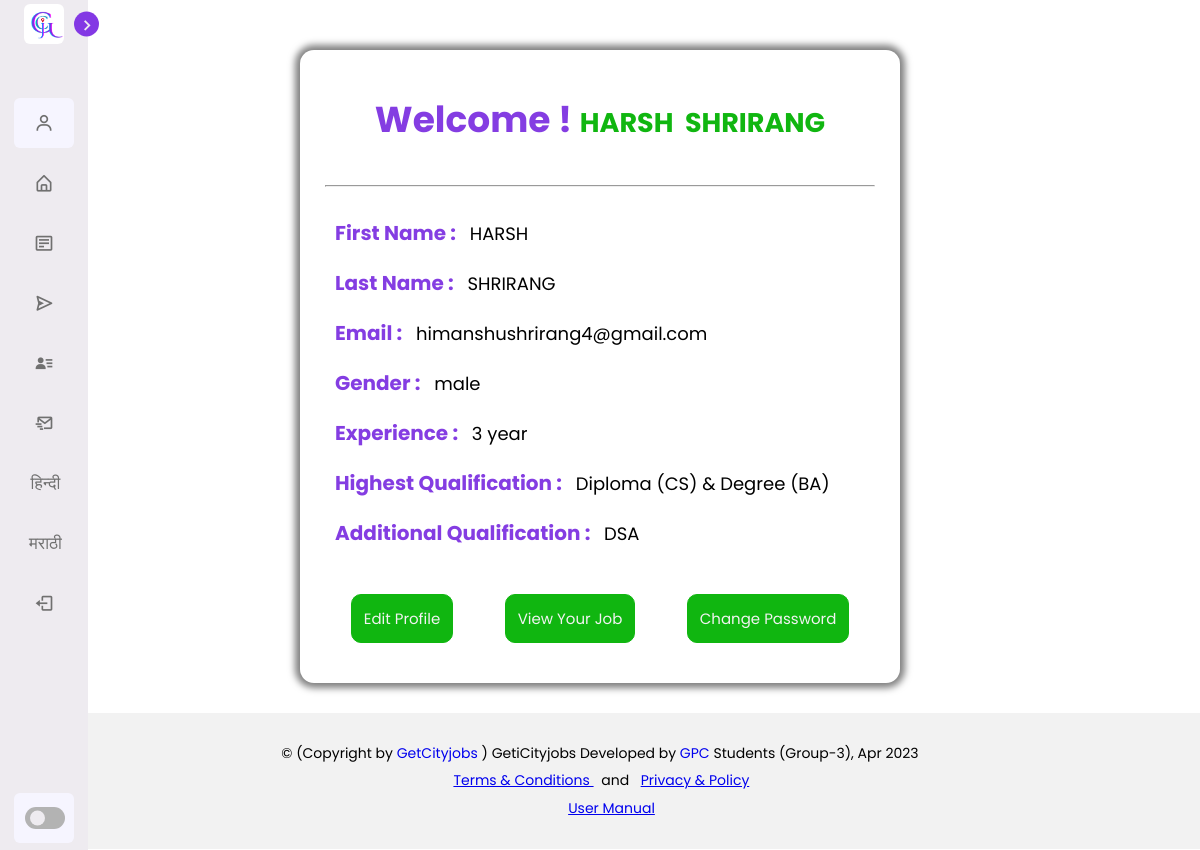
Page /account.php (signed in) on the committed database.
### tables this page shows
CREATE TABLE `users` (
  `id` int(11) NOT NULL,
  `fname` varchar(255) DEFAULT NULL,
  `lname` varchar(255) DEFAULT NULL,
  `email` varchar(300) DEFAULT NULL,
  `gender` char(10) DEFAULT NULL,
  `experience` varchar(255) DEFAULT NULL,
  `qualification` varchar(255) DEFAULT NULL,
  `aqualification` varchar(300) DEFAULT NULL,
  `password` varchar(300) DEFAULT NULL,
  `date` date DEFAULT NULL
);

### account.php (the view, shortened to what this page needs)
<!DOCTYPE html>
<?php
require_once("user_nav.php");
$email = $_SESSION["login_email"];
$findresult = mysqli_query($dbc, "SELECT * FROM users WHERE email='$email'");
if ($res = mysqli_fetch_array($findresult)) {
    $fname = $res['fname'];
    $lname = $res['lname'];
    $email = $res['email'];
    $gender = $res['gender'];
    $experience = $res['experience'];
    $qualification = $res['qualification'];
    $aqualification = $res['aqualification'];
}
?>
<html lang="en">
<head>
    <link rel="stylesheet" href="css/account2.css">
    <link rel="stylesheet" href="css/language.css">
</head>
<body>
<?php include("Loader.php");?>
    <div class="container">
        <div class="loginformaccount">
            <h2 class="profile">Welcome !&nbsp;<span style="color:rgb(16, 182, 16); font-size:27px; text-align:center;"><?php echo $fname; ?> &nbsp;<?php echo $lname ?></span></h2>
            <br>
            <hr>
            <br>
            <div class="textcontain">
                <div class="text">
                    <label>
                        First Name :
                    </label>
                    <span> <?php echo $fname; ?></span>
                </div>
                <div class="text"><label>
                        Last Name :</label>
                    <span><?php echo $lname; ?>
                </div>
                <div class="text">
                    <label>
                        Email :</label>
                    <span><?php echo $email; ?>
                </div>
                <div class="text">
                    <label>
                        Gender :</label>
                    <span><?php echo $gender; ?>
                </div>
                <div class="text">
                    <label> Experience :</label>
                    <span><?php echo $experience; ?>
                </div>
                <div class="text">
                    <label> Highest Qualification :</label>
                    <span><?php echo $qualification; ?>
                </div>
                <div class="text">
                    <label> Additional Qualification :</label>
                    <span><?php echo $aqualification; ?></span>
                </div>
            </div>
            <br>
            <div class="bottombutton">
                <div class="editbutton">
                    <a href="edit_profile.php"> <button class="edit_profile_btn">Edit Profile</button></a>
                </div>
                <div class="editbutton">
                    <a href="view_my_jobs.php"> <button class="view_your_job_btn">View Your Job</button></a>
                </div>
                <div class="editbutton">
                    <a href="change-password.php"> <button class="change_pass_btn">Change Password</button></a>
                </div>
            </div>
        </div>
    </div>
</body>
<?php
require_once("footer.php");
?>
</html>

### css/user_nav2.css (style rules this page uses)
* { margin: 0; padding: 0; box-sizing: border-box; font-family: 'Poppins', sans-serif; }
:root { --body-color: #e4e9f700; --sidebar-color: #eeebf0; --primary-color: #8338e4; --primary-color-light: #F6F5FF; --toggle-color: #b3b3b3; --text-color: #707070; --tran-03: all 0.2s ease; --tran-03: all 0.3s ease; --tran-04: all 0.3s ease; --tran-05: all 0.3s ease; }
body { min-height: 100vh; background-color: var(--body-color); transition: var(--tran-05); }

### css/account2.css (style rules this page uses)
* { margin: 0; padding: 0; box-sizing: border-box; font-family: 'Poppins', sans-serif; }
body { background: #ffffff00; font-size: 14px; }
.container { background: white; border-radius: 14px; width: 600px; padding: 25px; margin: 50px auto 0; box-shadow: 0 0 7px 5px rgba(0, 0, 0, 0.5); }
.container h2 { font-size: 36px; list-style: 24px; padding: 17px; text-align: center; color:#843de2; }
.profile { text-align: center; max-width: 100%; font-size: 25px; padding: 18px 0px; }
label { font-size: 20px; font-weight: bold; display: inline-block; color: #843de2; padding: 10px; }
span { font-size: 18px; }
.textcontain { display: flex; flex-direction: column; justify-content: center; }
.bottombutton { display: flex; justify-content: space-around; align-items: center; padding: 15px 0px; }
button { color: #f2f2f2; cursor: pointer; padding: 12px; font-size: 15px; background: rgb(16, 182, 16); border: 1px solid rgb(16, 182, 16); border-radius: 10px; }

### rows in the picture
users: fname "HARSH", lname "SHRIRANG", email "himanshushrirang4@gmail.com", gender "male", experience "3 year", qualification "Diploma (CS) & Degree (BA)", aqualification "DSA"
